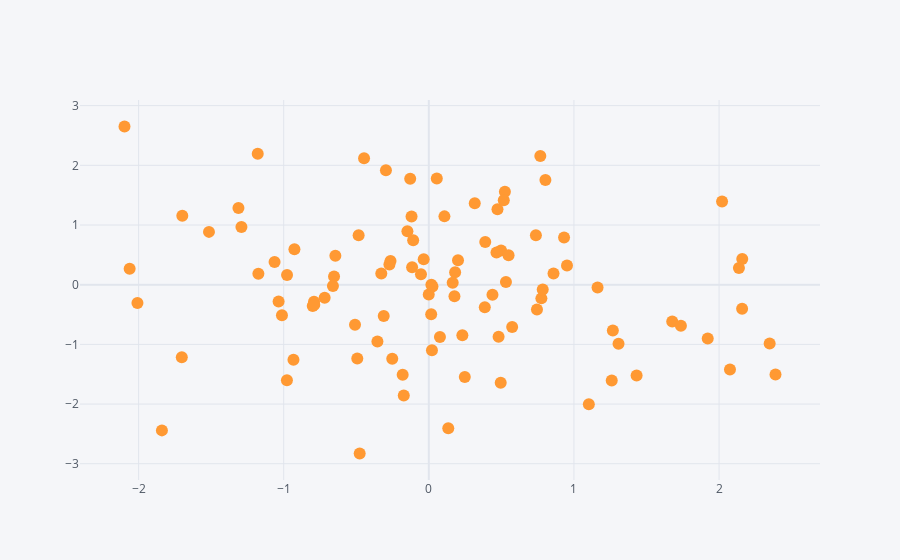

This figure's notebook cell:
### Code cell
df.iplot(kind='scatter',x='a',y='b',mode='markers')
